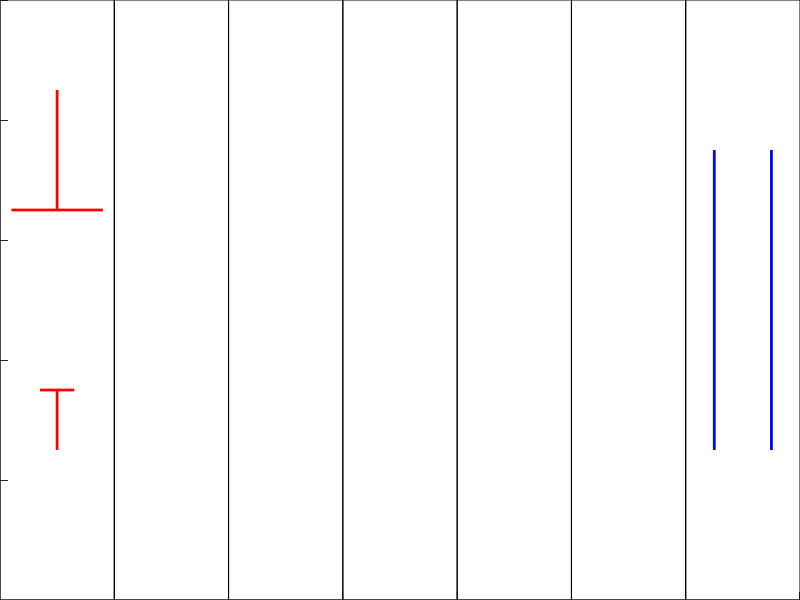

This figure's MATLAB source: (Note: this script raises an error after producing the figure.)
function flag = animation()
    %% Settings
    close all;
    anim_fig = figure;        
    AxesHandle = axes('Parent', anim_fig, 'Position' , [0 0 1 1]);
    colors = [0.7 0.5 0.2];
 
    %% Create grid world
    grid1 = rectangle('Parent',AxesHandle,'Position', [0,0,1,1]);   
%     pause
    grid2 = rectangle('Parent',AxesHandle,'Position', [1,0,1,1]);
    grid3 = rectangle('Parent',AxesHandle,'Position', [2,0,1,1]);
    grid4 = rectangle('Parent',AxesHandle,'Position', [3,0,1,1]);
    grid5 = rectangle('Parent',AxesHandle,'Position', [4,0,1,1]);
    grid6 = rectangle('Parent',AxesHandle,'Position', [5,0,1,1]);
    grid7 = rectangle('Parent',AxesHandle,'Position', [6,0,1,1]);
    lin1 = line('Parent',AxesHandle, 'XData', [0.35 0.65],   'YData',[0.35 0.35],'Color',[1 0 0], 'LineWidth',2);
    lin2 = line('Parent',AxesHandle, 'XData', [0.5 0.5],   'YData',[0.25 0.35],'Color',[1 0 0], 'LineWidth',2);    
    lin3 = line('Parent',AxesHandle, 'XData', [0.1 0.9],   'YData',[0.65 0.65],'Color',[1 0 0], 'LineWidth',2);
    lin4 = line('Parent',AxesHandle, 'XData', [0.5 0.5],   'YData',[0.65 0.85],'Color',[1 0 0], 'LineWidth',2);    
    lin5 = line('Parent',AxesHandle, 'XData', [6.25 6.25], 'YData',[0.25 0.75],'Color',[0 0 1], 'LineWidth',2);
    lin6 = line('Parent',AxesHandle, 'XData', [6.75 6.75], 'YData',[0.25 0.75],'Color',[0 0 1], 'LineWidth',2);
    
    hold on;
    El1 = plotEllipse(0.25,0.125, [6.5, 0.25]);
    El2 = plotEllipse(0.25,0.125, [6.5, 0.75]);
    shape = linkshape();
    robot = patch('Parent',AxesHandle, 'FaceColor',colors(1,:));
    set(robot,'Xdata',shape(1,:),'Ydata',shape(2,:));    
    axis equal;    
    drawnow
    
    %% Objects     
    flag = 1;
    
function shape = linkshape()
    bot_D = 0.4; % robot diameter
    n   = linspace(pi/2,-pi/2,20);
    body    = bot_D*[sin(n);cos(n)];
    wheel_D = 0.1; % wheels diameter
    wheels = [-0.4 -0.2-wheel_D*sin(n) 0.2-wheel_D*sin(n) 0.4;
              -0.3 -0.3-wheel_D*cos(n) -0.3-wheel_D*cos(n) -0.3];         
    shape = [body, wheels];
    shape = move(shape,[6.5 0.5]);

function c = move(a, b)
    c(1,:) = a(1,:) + b(1);
    c(2,:) = a(2,:) + b(2);

        